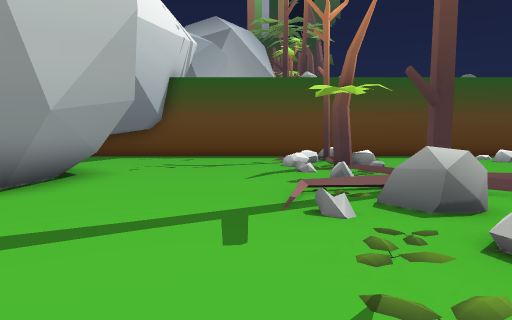
View 1 (above)

23 first-person views from a walk through a 3-D level made in the Unity game engine. The camera is 1.5 m above the floor, tilts 4° down and sees 75° across. The floor is counted in squares, 1.8 m on a side. Each view is taken from the middle of a square. On the plan, view 1 faces up. The plan holds only what a view shows up to about 11 squares ahead; the rest is blank. The place goes on beyond the plan. The player is left out.

View 2
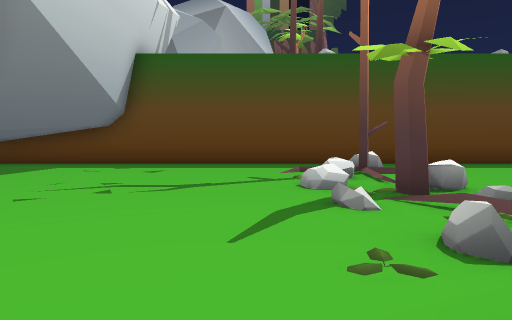

View 3
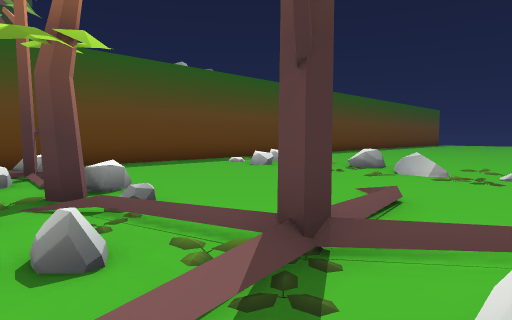

View 4
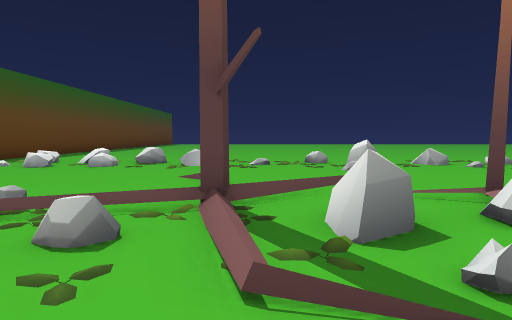

View 5
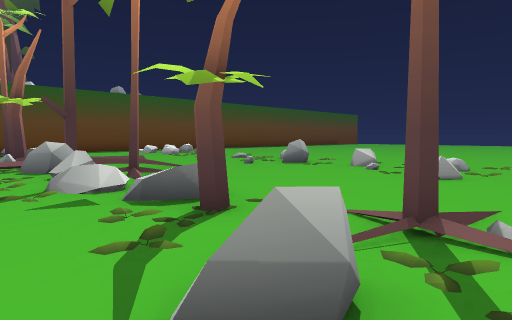

View 6
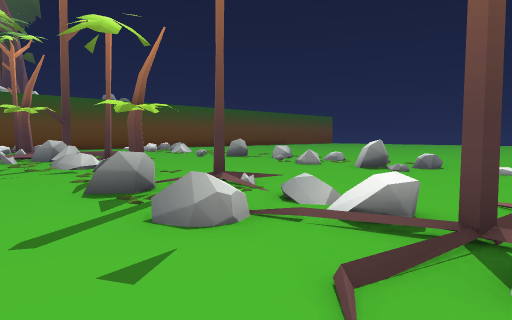

View 7
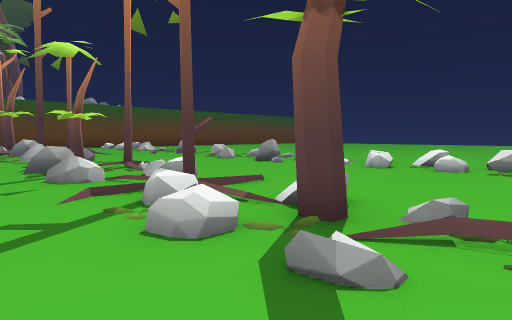

View 8
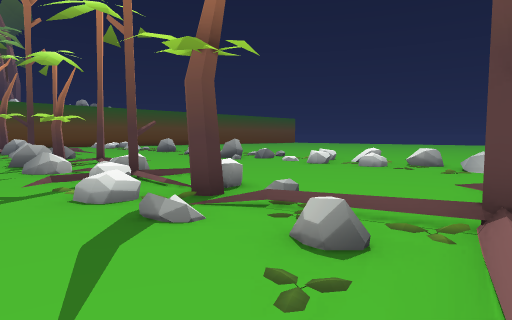

View 9
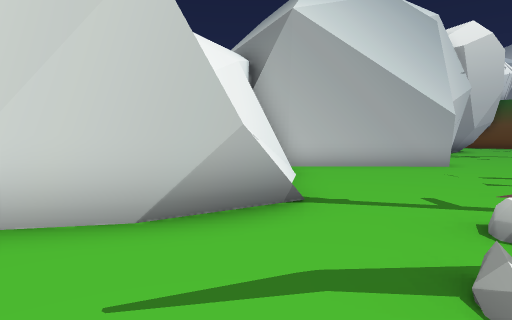

View 10
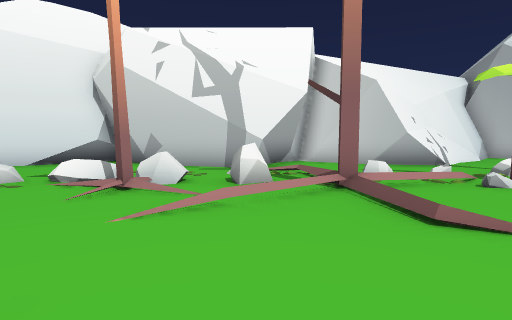

View 11
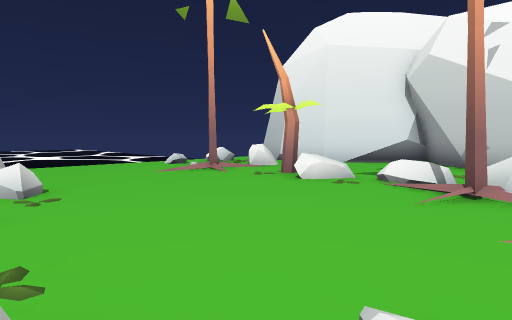

View 12
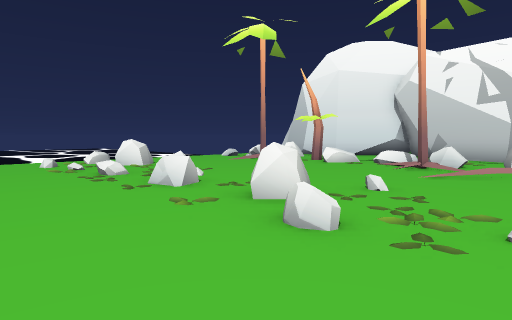

View 13
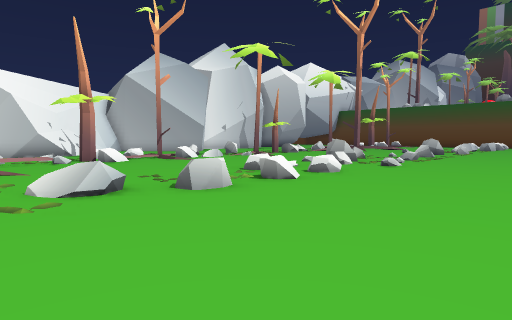

View 14
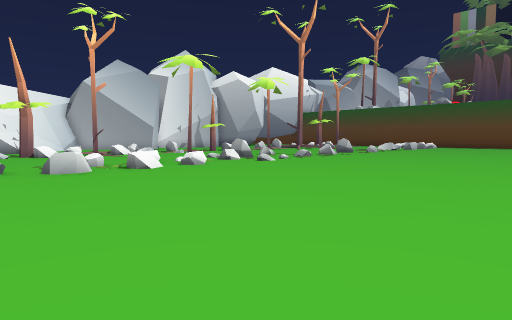

View 15
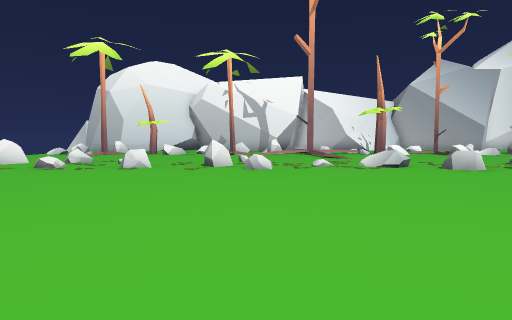

View 16
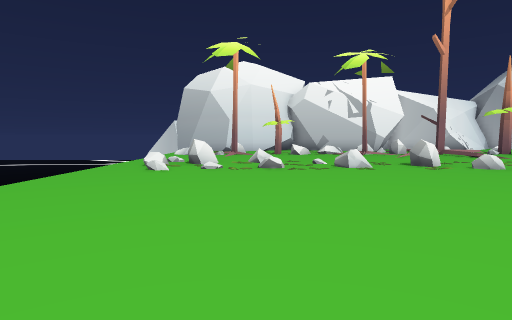

View 17
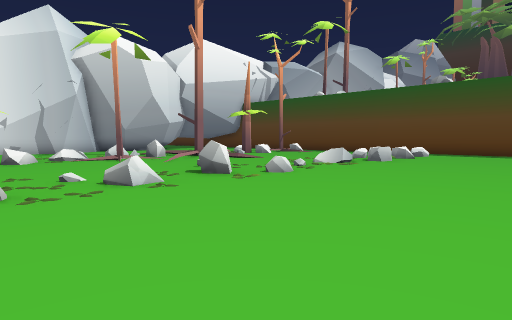

View 18
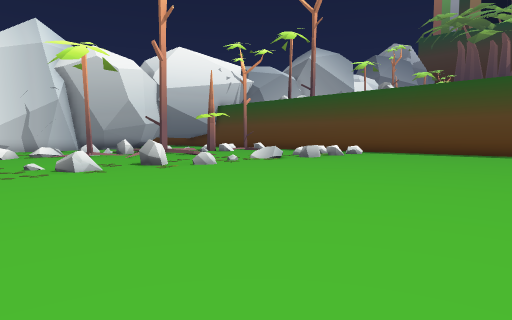

View 19
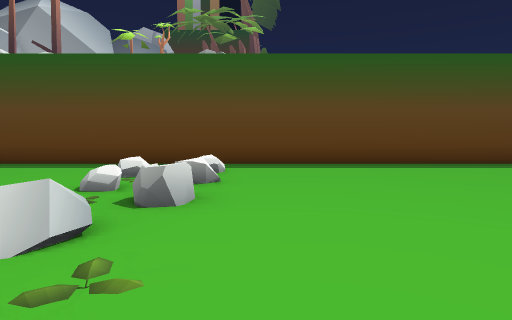

View 20
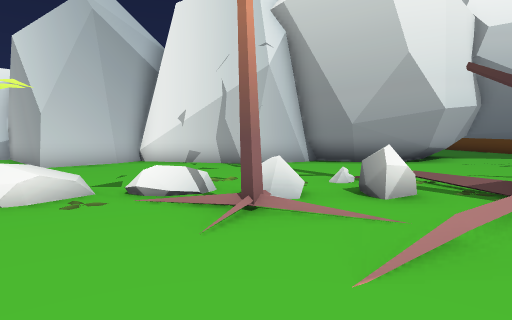

View 21
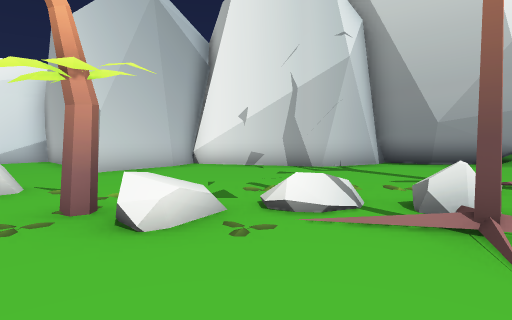

View 22
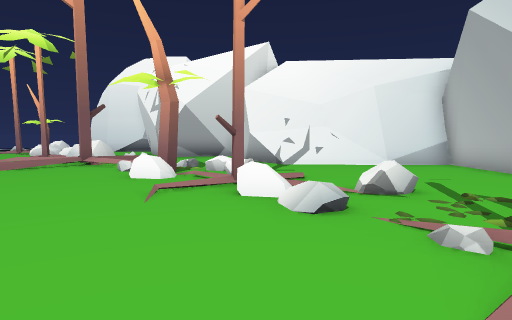

View 23
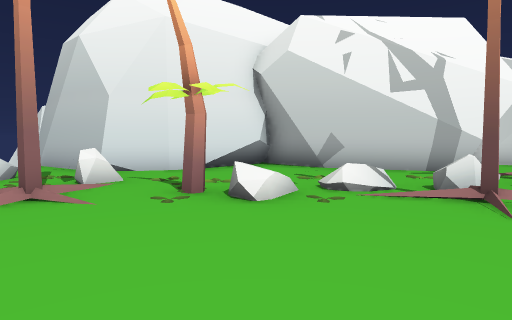

### Floor plan
Key: @ floor where view 1 was taken; # wall or solid block; x gap in a wall; . floor; / step, stairs or slope; = window, fence, low wall or low ledge; ^ raised ledge; T tree; R rock; O other object.
Columns run from 7 left of view 1 to 18 right of it. Each row starts with its distance up from view 1.
 15 ##########################
 14 #......... ..... .........
 13 #........  ..... .........
 12  ........TR......R.......
 11   .......R.....R........
 10   .......  .....RR......
  9    .....RTR.............
  8    #.....##......=.......
  7    #.....=/....//........
  6    #...../#.#..///.......
  5    #....//##....//.......
  4   ##..../=./..../........
  3    #....#........=.......
  2    #....//T/....#........
  1    #.....//...............
  0    #...@//......=.........
 -1    #.....^^....//.........
 -2   ##.....T....../........
 -3    ##.........=//.........
 -4     ##..=xTT..././.......
 -5    ##..././....=./.......
 -6   ##....^./....=//.......
 -7   #......=/...../........
 -8   ##.... TR....//R.......
 -9    ##...R/.....R.........
-10    ##...R//....R/R........
-11     ##..OTR....//.........
-12     ##..###.....=/........
-13     #....x.....//........
-14     #....####..///...... .
-15     ##. x##...../.......
-16      ## .# ...../........
-17      ##... .....=.........
-18      #../#T....#.........
-19      #../#..............
-20     ##..//....../......
-21     #....^/....//.......
-22     ##../T....../........
-23      #../.....=./.........
-24      ##/^TT....//........
-25      ##.///...##........
-26     ##./=/.....=.......
-27     #.    ...........

Where each view was taken, in squares from view 1:
view 1: 0 up, 0 right, facing up
view 2: 4 up, 0 right, facing up
view 3: 4 up, 1 right, facing up-right
view 4: 5 up, 1 left, facing right
view 5: 5 down, 0 right, facing up-right
view 6: 9 down, 1 left, facing up-right
view 7: 13 down, 1 left, facing up-right
view 8: 15 down, 1 left, facing up-right
view 9: 14 down, 1 right, facing up-left
view 10: 16 down, 8 right, facing left
view 11: 17 down, 8 right, facing down-left
view 12: 15 down, 12 right, facing down-left
view 13: 15 down, 14 right, facing up-left
view 14: 14 down, 18 right, facing up-left
view 15: 17 down, 18 right, facing left
view 16: 23 down, 18 right, facing left
view 17: 3 down, 15 right, facing up-left
view 18: 3 down, 18 right, facing up-left
view 19: 4 up, 11 right, facing up
view 20: 2 up, 7 right, facing left
view 21: 0 up, 6 right, facing left
view 22: 4 down, 6 right, facing down-left
view 23: 21 down, 7 right, facing left
